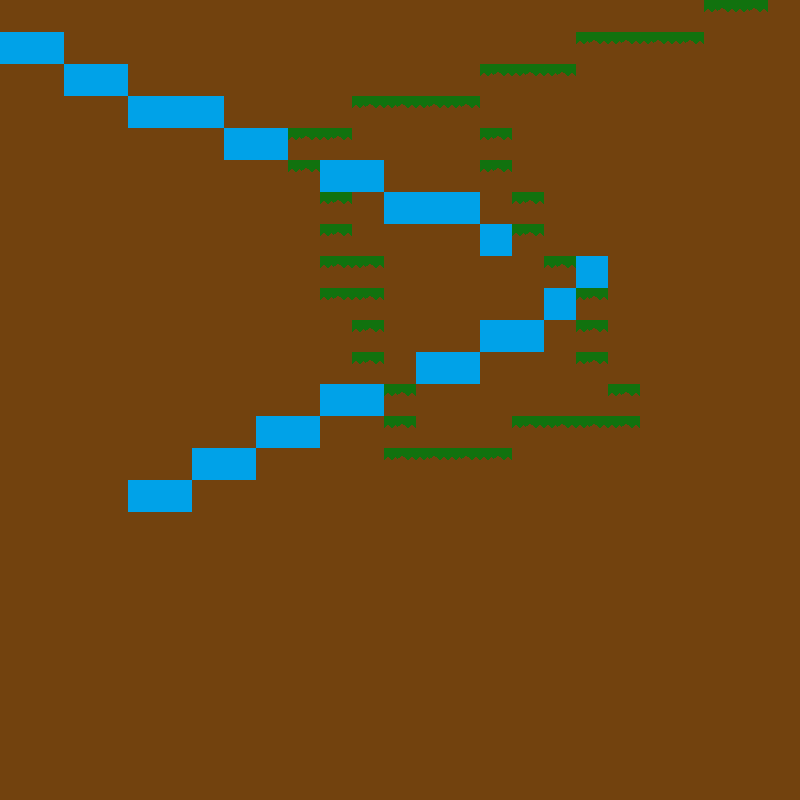

This is a level from a 2D game, rendered from its Tiled map with the project's own tilesets. A one-line summary and the map file follow, with tile-layer data summarised:
An orthogonal 25x25 tile map with 32x32 px tiles, 1 tile layer (Tile Layer 1).

<map version="1.0" orientation="orthogonal" width="25" height="25" tilewidth="32" tileheight="32">
 <tileset firstgid="1" name="GameTiles" tilewidth="32" tileheight="32">
  <image source="GameTiles.png" width="256" height="256" />
 </tileset>
 <layer name="Tile Layer 1" width="25" height="25">
  <data>[625 cells, 625 non-empty, 3 distinct tile ids]</data>
 </layer>
</map>
